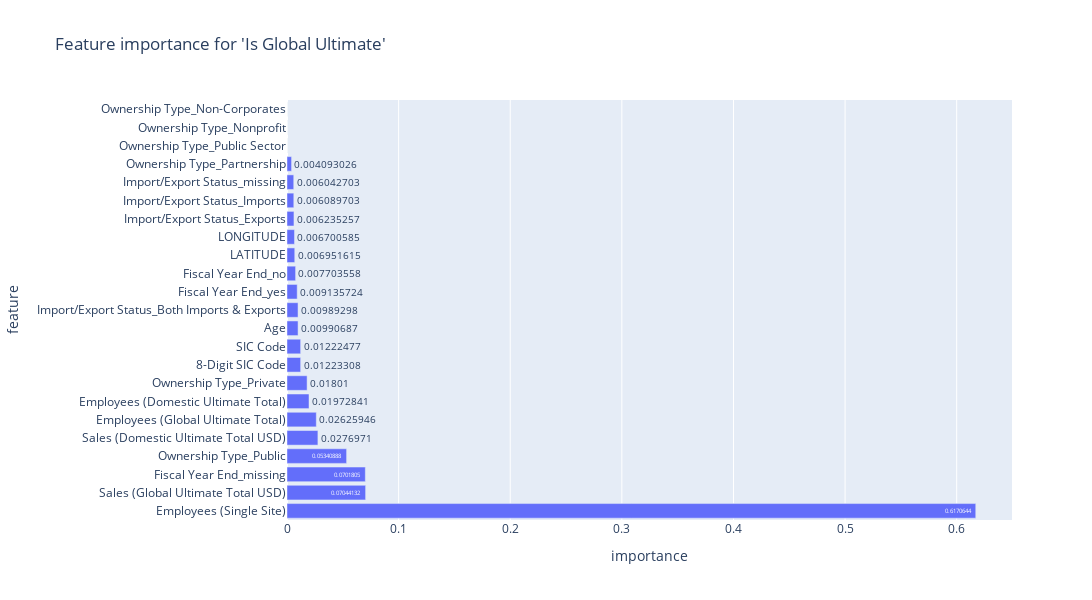

The notebook cell this image was saved under:
### Markdown cell above
## Global Ultimate

### Code cell
# Fit model
clf_global = XGBClassifier(random_state=42)
clf_global.fit(X_global_train, y_global_train)

# Get feature importance
feature_importance = clf_global.feature_importances_

# Plot feature importance
feature_importance_df = pd.DataFrame(
    {
        'feature': clf_global.feature_names_in_,
        'importance': clf_global.feature_importances_
    }
)
feature_importance_df.sort_values('importance', ascending=False, inplace=True)
px.bar(feature_importance_df,
       x='importance',
       y='feature',
       title="Feature importance for 'Is Global Ultimate'",
       text_auto=True,
       height=600,
       width=2000)

### Figure 1 — Plotly figure (JSON) as saved in the notebook; plotly's stock layout.template omitted (floating-point values rounded to 4 significant figures)
{"data": [{"hovertemplate": "importance=%{x}<br>feature=%{y}<extra></extra>", "legendgroup": "", "marker": {"color": "#636efa", "pattern": {"shape": ""}}, "name": "", "orientation": "h", "showlegend": false, "textposition": "auto", "texttemplate": "%{x}", "type": "bar", "x": [0.6171, 0.07044, 0.07018, 0.05341, 0.0277, 0.02626, 0.01973, 0.01801, 0.01223, 0.01222, 0.009907, 0.009893, 0.009136, 0.007704, 0.006952, 0.006701, 0.006235, 0.00609, 0.006043, 0.004093, 0.0, 0.0, 0.0], "xaxis": "x", "y": ["Employees (Single Site)", "Sales (Global Ultimate Total USD)", "Fiscal Year End_missing", "Ownership Type_Public", "Sales (Domestic Ultimate Total USD)", "Employees (Global Ultimate Total)", "Employees (Domestic Ultimate Total)", "Ownership Type_Private", "8-Digit SIC Code", "SIC Code", "Age", "Import/Export Status_Both Imports & Exports", "Fiscal Year End_yes", "Fiscal Year End_no", "LATITUDE", "LONGITUDE", "Import/Export Status_Exports", "Import/Export Status_Imports", "Import/Export Status_missing", "Ownership Type_Partnership", "Ownership Type_Public Sector", "Ownership Type_Nonprofit", "Ownership Type_Non-Corporates"], "yaxis": "y"}], "layout": {"barmode": "relative", "height": 600, "legend": {"tracegroupgap": 0}, "title": {"text": "Feature importance for 'Is Global Ultimate'"}, "width": 2000, "xaxis": {"anchor": "y", "domain": [0, 1], "title": {"text": "importance"}}, "yaxis": {"anchor": "x", "domain": [0, 1], "title": {"text": "feature"}}}}
